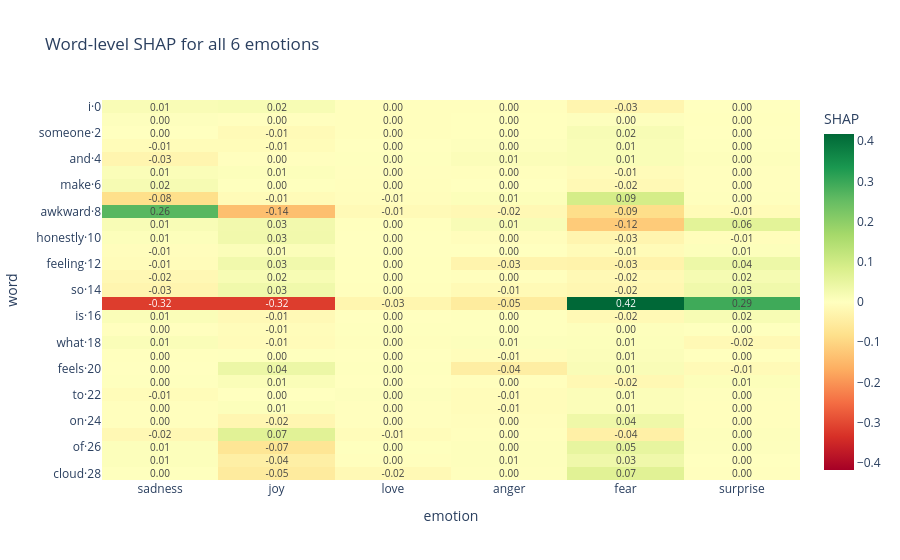

Notebook code for this chart:
### Markdown cell above
### Q7 *(6 marks)* — One tweet, six explanations
Write **`shap_all_classes(text, max_evals=500)`** that returns a DataFrame: **one row per word** (index like `"word·i"`), **one column per emotion** (`EMOTIONS` order), values = word-level SHAP scores. Call SHAP **only once** (one call already returns all 6 classes).

Draw it as a heat-map (`px.imshow`, diverging colours, midpoint 0) for `amb_text`.

<details><summary>🔑 <b>Hint</b> (click to open)</summary>

Loop <code>for c in range(6)</code> over <code>np.array(sv.values[0])[:, c]</code> and align each column with <code>align_to_words</code>.
</details>

### Code cell
# ✏️ Q7 — YOUR CODE HERE
def shap_all_classes(text, max_evals=500):
    sv = shap_explainer([text], max_evals=max_evals, silent=True)   # ONE call -> all 6 classes
    tokens = list(sv.data[0])
    vals = np.array(sv.values[0])
    cols = {}
    for c in range(len(EMOTIONS)):
        words, sc = align_to_words(text, tokens, vals[:, c])
        cols[EMOTIONS[c]] = sc
    return pd.DataFrame(cols, index=[f"{w}·{i}" for i, w in enumerate(words)])[EMOTIONS]

M = shap_all_classes(amb_text)
px.imshow(M, color_continuous_scale="RdYlGn", color_continuous_midpoint=0, aspect="auto",
          text_auto=".2f", labels=dict(x="emotion", y="word", color="SHAP"),
          title="Word-level SHAP for all 6 emotions").show()
M.round(3)

### Figure 1 — Plotly figure (JSON) as saved in the notebook; plotly's stock layout.template omitted (floating-point values rounded to 4 significant figures; data arrays with more than 128 entries replaced by an {"elided": "..."} marker saying what was removed)
{"data": [{"coloraxis": "coloraxis", "hovertemplate": "emotion: %{x}<br>word: %{y}<br>SHAP: %{z}<extra></extra>", "name": "0", "texttemplate": "%{z:.2f}", "type": "heatmap", "x": ["sadness", "joy", "love", "anger", "fear", "surprise"], "xaxis": "x", "y": ["i·0", "become·1", "someone·2", "else·3", "and·4", "i·5", "make·6", "random·7", "awkward·8", "jokes·9", "honestly·10", "this·11", "feeling·12", "is·13", "so·14", "strange·15", "is·16", "this·17", "what·18", "it·19", "feels·20", "like·21", "to·22", "be·23", "on·24", "top·25", "of·26", "a·27", "cloud·28"], "yaxis": "y", "z": {"elided": "29x6 float values"}}], "layout": {"coloraxis": {"autocolorscale": false, "cmid": 0, "colorbar": {"title": {"text": "SHAP"}}, "colorscale": [[0, "rgb(165,0,38)"], [0.1, "rgb(215,48,39)"], [0.2, "rgb(244,109,67)"], [0.3, "rgb(253,174,97)"], [0.4, "rgb(254,224,139)"], [0.5, "rgb(255,255,191)"], [0.6, "rgb(217,239,139)"], [0.7, "rgb(166,217,106)"], [0.8, "rgb(102,189,99)"], [0.9, "rgb(26,152,80)"], [1, "rgb(0,104,55)"]]}, "title": {"text": "Word-level SHAP for all 6 emotions"}, "xaxis": {"anchor": "y", "domain": [0, 1], "title": {"text": "emotion"}}, "yaxis": {"anchor": "x", "autorange": "reversed", "domain": [0, 1], "title": {"text": "word"}}}}
